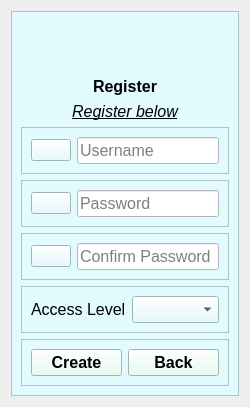
              <widget class="QWidget" name="SW_Register">
               <layout class="QVBoxLayout" name="verticalLayout_92">
                <item>
                 <widget class="QFrame" name="frame_55">
                  <property name="maximumSize">
                   <size>
                    <width>300</width>
                    <height>16777215</height>
                   </size>
                  </property>
                  <property name="styleSheet">
                   <string notr="true">background-color: rgb(225, 251, 255);</string>
                  </property>
                  <property name="frameShape">
                   <enum>QFrame::StyledPanel</enum>
                  </property>
                  <property name="frameShadow">
                   <enum>QFrame::Raised</enum>
                  </property>
                  <layout class="QVBoxLayout" name="verticalLayout_7">
                   <item alignment="Qt::AlignHCenter">
                    <widget class="QLabel" name="label_57">
                     <property name="minimumSize">
                      <size>
                       <width>50</width>
                       <height>50</height>
                      </size>
                     </property>
                     <property name="maximumSize">
                      <size>
                       <width>50</width>
                       <height>50</height>
                      </size>
                     </property>
                     <property name="text">
                      <string/>
                     </property>
                     <property name="pixmap">
                      <pixmap resource="../Resources.qrc">:/icons/Resource/icons/user_disabled.png</pixmap>
                     </property>
                     <property name="scaledContents">
                      <bool>true</bool>
                     </property>
                    </widget>
                   </item>
                   <item>
                    <widget class="QLabel" name="label_58">
                     <property name="font">
                      <font>
                       <family>Arial</family>
                       <pointsize>12</pointsize>
                       <weight>75</weight>
                       <bold>true</bold>
                      </font>
                     </property>
                     <property name="text">
                      <string>Register</string>
                     </property>
                     <property name="alignment">
                      <set>Qt::AlignCenter</set>
                     </property>
                    </widget>
                   </item>
                   <item>
                    <widget class="QLabel" name="registerResponse_3">
                     <property name="font">
                      <font>
                       <pointsize>12</pointsize>
                       <italic>true</italic>
                       <underline>true</underline>
                      </font>
                     </property>
                     <property name="text">
                      <string>Register below</string>
                     </property>
                     <property name="alignment">
                      <set>Qt::AlignCenter</set>
                     </property>
                     <property name="wordWrap">
                      <bool>true</bool>
                     </property>
                    </widget>
                   </item>
                   <item>
                    <widget class="QFrame" name="frame_56">
                     <property name="frameShape">
                      <enum>QFrame::StyledPanel</enum>
                     </property>
                     <property name="frameShadow">
                      <enum>QFrame::Raised</enum>
                     </property>
                     <layout class="QHBoxLayout" name="horizontalLayout_55">
                      <item>
                       <widget class="QPushButton" name="pushButton_10">
                        <property name="text">
                         <string/>
                        </property>
                        <property name="icon">
                         <iconset resource="../Resources.qrc">
                          <normaloff>:/icons/Resource/icons/edit_disabled.png</normaloff>:/icons/Resource/icons/edit_disabled.png</iconset>
                        </property>
                        <property name="iconSize">
                         <size>
                          <width>16</width>
                          <height>16</height>
                         </size>
                        </property>
                       </widget>
                      </item>
                      <item>
                       <widget class="QLineEdit" name="signup_username">
                        <property name="font">
                         <font>
                          <family>Arial</family>
                          <pointsize>12</pointsize>
                         </font>
                        </property>
                        <property name="styleSheet">
                         <string notr="true">background-color: rgb(255, 255, 255);</string>
                        </property>
                        <property name="placeholderText">
                         <string>Username</string>
                        </property>
                       </widget>
                      </item>
                     </layout>
                    </widget>
                   </item>
                   <item>
                    <widget class="QFrame" name="frame_57">
                     <property name="frameShape">
                      <enum>QFrame::StyledPanel</enum>
                     </property>
                     <property name="frameShadow">
                      <enum>QFrame::Raised</enum>
                     </property>
                     <layout class="QHBoxLayout" name="horizontalLayout_56">
                      <item>
                       <widget class="QPushButton" name="show_hide_signup_password">
                        <property name="text">
                         <string/>
                        </property>
                        <property name="icon">
                         <iconset resource="../Resources.qrc">
                          <normaloff>:/icons/Resource/icons/eye-off_disabled.png</normaloff>:/icons/Resource/icons/eye-off_disabled.png</iconset>
                        </property>
                        <property name="iconSize">
                         <size>
                          <width>16</width>
                          <height>16</height>
                         </size>
                        </property>
                       </widget>
                      </item>
                      <item>
                       <widget class="QLineEdit" name="signup_password">
                        <property name="font">
                         <font>
                          <family>Arial</family>
                          <pointsize>12</pointsize>
                         </font>
                        </property>
                        <property name="styleSheet">
                         <string notr="true">background-color: rgb(255, 255, 255);</string>
                        </property>
                        <property name="echoMode">
                         <enum>QLineEdit::Password</enum>
                        </property>
                        <property name="placeholderText">
                         <string>Password</string>
                        </property>
                       </widget>
                      </item>
                     </layout>
                    </widget>
                   </item>
                   <item>
                    <widget class="QFrame" name="frame_58">
                     <property name="frameShape">
                      <enum>QFrame::StyledPanel</enum>
                     </property>
                     <property name="frameShadow">
                      <enum>QFrame::Raised</enum>
                     </property>
                     <layout class="QHBoxLayout" name="horizontalLayout_57">
                      <item>
                       <widget class="QPushButton" name="show_hide_signup_conf_password">
                        <property name="text">
                         <string/>
                        </property>
                        <property name="icon">
                         <iconset resource="../Resources.qrc">
                          <normaloff>:/icons/Resource/icons/eye-off_disabled.png</normaloff>:/icons/Resource/icons/eye-off_disabled.png</iconset>
                        </property>
                       </widget>
                      </item>
                      <item>
                       <widget class="QLineEdit" name="signup_conf_password">
                        <property name="font">
                         <font>
                          <family>Arial</family>
                          <pointsize>12</pointsize>
                         </font>
                        </property>
                        <property name="styleSheet">
                         <string notr="true">background-color: rgb(255, 255, 255);</string>
                        </property>
                        <property name="echoMode">
                         <enum>QLineEdit::Password</enum>
                        </property>
                        <property name="placeholderText">
                         <string>Confirm Password</string>
                        </property>
                       </widget>
                      </item>
                     </layout>
                    </widget>
                   </item>
                   <item>
                    <widget class="QFrame" name="frame_59">
                     <property name="frameShape">
                      <enum>QFrame::StyledPanel</enum>
                     </property>
                     <property name="frameShadow">
                      <enum>QFrame::Raised</enum>
                     </property>
                     <layout class="QHBoxLayout" name="horizontalLayout_4">
                      <item>
                       <layout class="QGridLayout" name="gridLayout">
                        <item row="0" column="0">
                         <widget class="QLabel" name="label_2">
                          <property name="font">
                           <font>
                            <family>Arial</family>
                            <pointsize>12</pointsize>
                           </font>
                          </property>
                          <property name="text">
                           <string>Access Level</string>
                          </property>
                         </widget>
                        </item>
                        <item row="0" column="1">
                         <widget class="QComboBox" name="CB_Accesslevel">
                          <property name="font">
                           <font>
                            <family>Arial</family>
                            <pointsize>12</pointsize>
                           </font>
                          </property>
                          <property name="cursor">
                           <cursorShape>PointingHandCursor</cursorShape>
                          </property>
                         </widget>
                        </item>
                       </layout>
                      </item>
                     </layout>
                    </widget>
                   </item>
                   <item>
                    <widget class="QFrame" name="frame_6">
                     <property name="frameShape">
                      <enum>QFrame::StyledPanel</enum>
                     </property>
                     <property name="frameShadow">
                      <enum>QFrame::Raised</enum>
                     </property>
                     <layout class="QHBoxLayout" name="horizontalLayout">
                      <item>
                       <widget class="QPushButton" name="PB_Create">
                        <property name="font">
                         <font>
                          <family>Arial</family>
                          <pointsize>12</pointsize>
                          <weight>75</weight>
                          <bold>true</bold>
                         </font>
                        </property>
                        <property name="cursor">
                         <cursorShape>PointingHandCursor</cursorShape>
                        </property>
                        <property name="styleSheet">
                         <string notr="true">background-color: rgb(225, 255, 239);</string>
                        </property>
                        <property name="text">
                         <string>Create</string>
                        </property>
                       </widget>
                      </item>
                      <item>
                       <widget class="QPushButton" name="PB_Register_Back">
                        <property name="font">
                         <font>
                          <family>Arial</family>
                          <pointsize>12</pointsize>
                          <weight>75</weight>
                          <bold>true</bold>
                         </font>
                        </property>
                        <property name="cursor">
                         <cursorShape>PointingHandCursor</cursorShape>
                        </property>
                        <property name="styleSheet">
                         <string notr="true">background-color: rgb(225, 255, 239);</string>
                        </property>
                        <property name="text">
                         <string>Back</string>
                        </property>
                       </widget>
                      </item>
                     </layout>
                    </widget>
                   </item>
                  </layout>
                 </widget>
                </item>
               </layout>
              </widget>
